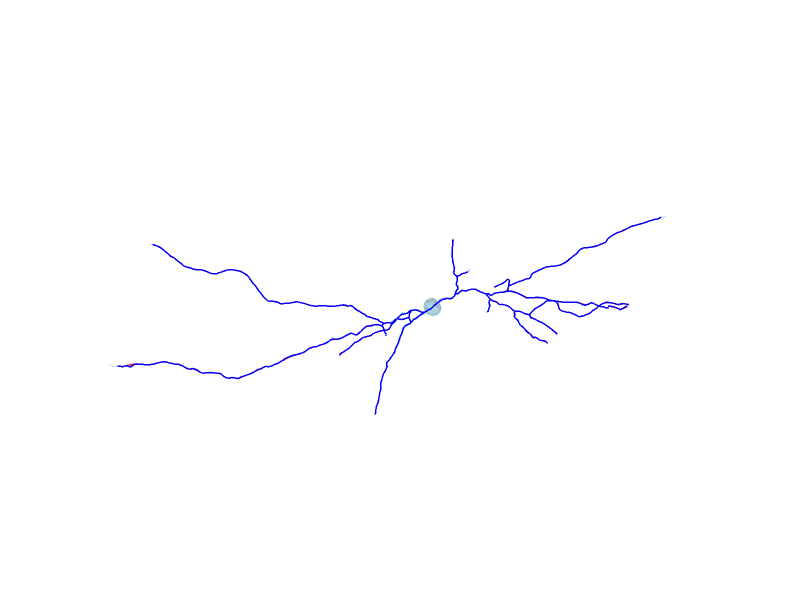
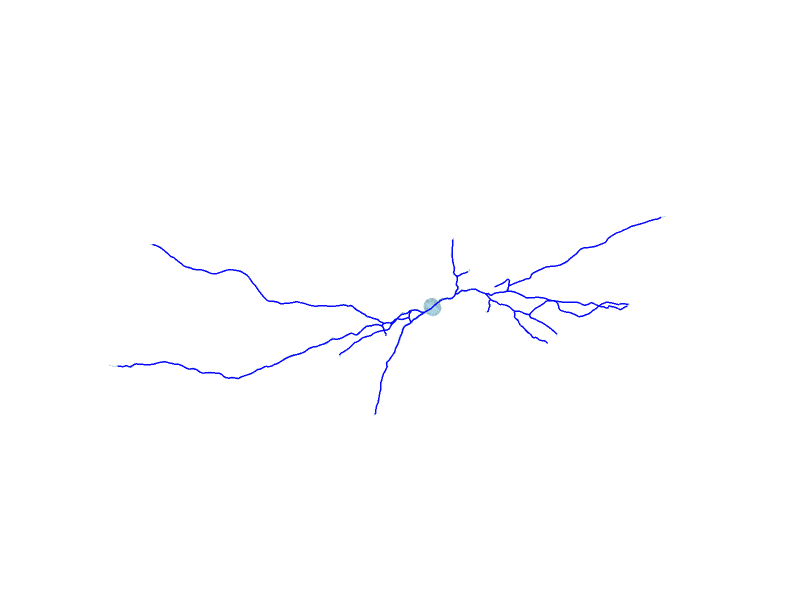

Notebook code cell kept with these figures, in order:
### Code cell
optimizer = SkeletonOptimizer(raw_skeleton, mm.mesh, skel_options)
optimized_skeleton = optimizer.optimize()
skeleton = optimized_skeleton
fig = mm.visualize_mesh_3d(
    skel=[raw_skeleton, optimized_skeleton],
    skel_color=["crimson", "blue"],
    title="",
    show_axes=False,
)
fig.update_layout(
    scene=dict(
        camera=dict(
            eye={"x": eye_coord[0], "y": eye_coord[1], "z": eye_coord[2]},
            projection=dict(type="perspective"),
        ),
        aspectmode="data",  # or 'cube', 'auto', 'manual'
    )
)
fig.show()

fig = mm.visualize_mesh_3d(
    skel=[skeleton],
    skel_color=["blue"],
    title="",
    show_axes=False,
)
fig.update_layout(
    scene=dict(
        camera=dict(
            eye={"x": eye_coord[0], "y": eye_coord[1], "z": eye_coord[2]},
            projection=dict(type="perspective"),
        ),
        aspectmode="data",  # or 'cube', 'auto', 'manual'
    )
)
fig.show()

### Figure 1 — Plotly figure (JSON) as saved in the notebook; plotly's stock layout.template omitted (floating-point values rounded to 4 significant figures; data arrays with more than 128 entries replaced by an {"elided": "..."} marker saying what was removed)
{"data": [{"color": "lightblue", "i": {"elided": "6666 int values"}, "j": {"elided": "6666 int values"}, "k": {"elided": "6666 int values"}, "name": "Mesh", "opacity": 0.8, "type": "mesh3d", "x": {"elided": "3335 float values"}, "y": {"elided": "3335 float values"}, "z": {"elided": "3335 float values"}}, {"line": {"color": "crimson", "width": 3}, "mode": "lines", "name": "Skeleton 0", "opacity": 0.95, "showlegend": false, "type": "scatter3d", "x": {"elided": "1857 float values"}, "y": {"elided": "1857 float values"}, "z": {"elided": "1857 float values"}}, {"line": {"color": "blue", "width": 3}, "mode": "lines", "name": "Skeleton 1", "opacity": 0.95, "showlegend": false, "type": "scatter3d", "x": {"elided": "1857 float values"}, "y": {"elided": "1857 float values"}, "z": {"elided": "1857 float values"}}], "layout": {"autosize": false, "height": 600, "scene": {"aspectmode": "data", "camera": {"eye": {"x": -0.5692, "y": 0.0655, "z": 2.356}, "projection": {"type": "perspective"}}, "xaxis": {"visible": false}, "yaxis": {"visible": false}, "zaxis": {"visible": false}}, "title": {"text": ""}, "width": 800}}

### Figure 2 — Plotly figure (JSON) as saved in the notebook; plotly's stock layout.template omitted (floating-point values rounded to 4 significant figures; data arrays with more than 128 entries replaced by an {"elided": "..."} marker saying what was removed)
{"data": [{"color": "lightblue", "i": {"elided": "6666 int values"}, "j": {"elided": "6666 int values"}, "k": {"elided": "6666 int values"}, "name": "Mesh", "opacity": 0.8, "type": "mesh3d", "x": {"elided": "3335 float values"}, "y": {"elided": "3335 float values"}, "z": {"elided": "3335 float values"}}, {"line": {"color": "blue", "width": 3}, "mode": "lines", "name": "Skeleton 0", "opacity": 0.95, "showlegend": false, "type": "scatter3d", "x": {"elided": "1857 float values"}, "y": {"elided": "1857 float values"}, "z": {"elided": "1857 float values"}}], "layout": {"autosize": false, "height": 600, "scene": {"aspectmode": "data", "camera": {"eye": {"x": -0.5692, "y": 0.0655, "z": 2.356}, "projection": {"type": "perspective"}}, "xaxis": {"visible": false}, "yaxis": {"visible": false}, "zaxis": {"visible": false}}, "title": {"text": ""}, "width": 800}}
